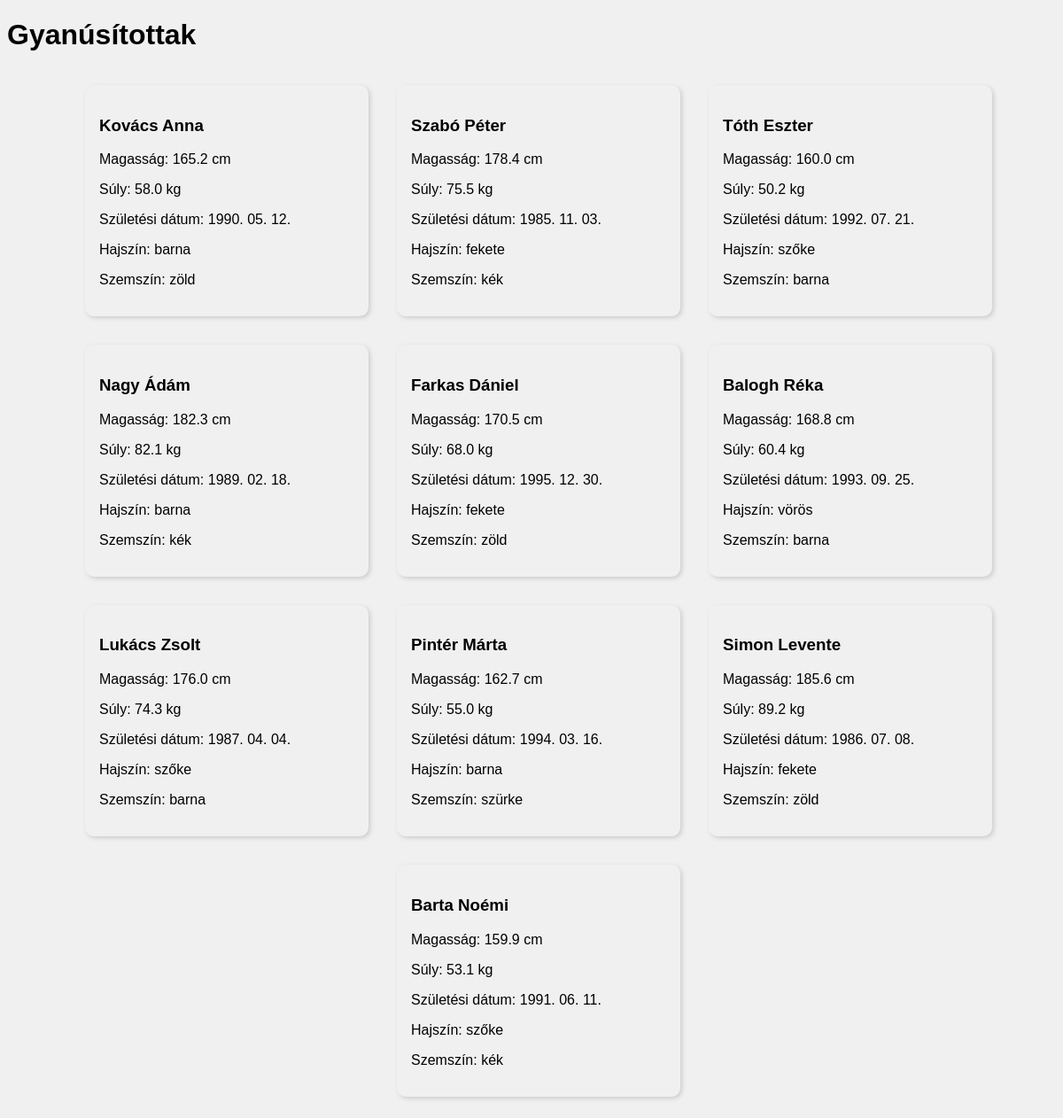
The page / on the database its author committed.
### Impostor/models.py (models this page shows)
class Subject(models.Model):
    name = models.CharField(max_length=100)
    height = models.FloatField()
    weight = models.FloatField()
    birthdate = models.DateField()
    haircolor = models.CharField(max_length=50)
    eyecolor = models.CharField(max_length=50)
    class Meta:
        db_table = 'subject'

### Impostor/views.py (the view)
# urls.py: path('', subject_list, name='subject-list'),
def subject_list(request):
    subjects = Subject.objects.all()
    return render(request, 'subject_list.html', {'subjects': subjects})

### Impostor/templates/subject_list.html (shortened to what this page needs)
<!DOCTYPE html>
<html lang="hu">
<head>
</head>
<body>
    <h1>Gyanúsítottak</h1>
    <div class="container">
        {% for s in subjects %}
        <div class="card">
            <h3>{{ s.name }}</h3>
            <p>Magasság: {{ s.height|floatformat:1 }} cm</p>
            <p>Súly: {{ s.weight|floatformat:1 }} kg</p>
            <p>Születési dátum: {{ s.birthdate|date:"Y. m. d." }}</p>
            <p>Hajszín: {{ s.haircolor }}</p>
            <p>Szemszín: {{ s.eyecolor }}</p>
        </div>
        {% endfor %}
    </div>
</body>
</html>

### Impostor/templates/subject_list.html (style rules this page uses)
* { box-sizing: border-box; }
body { font-family: sans-serif; background-color: #f0f0f0; width: 100%; min-height: 100vh; overflow-x: hidden; }
.container { display: flex; flex-wrap: wrap; justify-content: center; }
.card { background: #f0f0f0; padding: 1em; margin: 1em; border-radius: 10px; box-shadow: 2px 2px 5px #ccc; width: 300px; min-width: 20rem; }

### rows shown on the page
Subject: name "Kovács Anna", height "165.2", weight "58.0", birthdate "1990. 05. 12.", haircolor "barna", eyecolor "zöld"
Subject: name "Szabó Péter", height "178.4", weight "75.5", birthdate "1985. 11. 03.", haircolor "fekete", eyecolor "kék"
Subject: name "Tóth Eszter", height "160.0", weight "50.2", birthdate "1992. 07. 21.", haircolor "szőke", eyecolor "barna"
Subject: name "Nagy Ádám", height "182.3", weight "82.1", birthdate "1989. 02. 18.", haircolor "barna", eyecolor "kék"
Subject: name "Farkas Dániel", height "170.5", weight "68.0", birthdate "1995. 12. 30.", haircolor "fekete", eyecolor "zöld"
Subject: name "Balogh Réka", height "168.8", weight "60.4", birthdate "1993. 09. 25.", haircolor "vörös", eyecolor "barna"
Subject: name "Lukács Zsolt", height "176.0", weight "74.3", birthdate "1987. 04. 04.", haircolor "szőke", eyecolor "barna"
Subject: name "Pintér Márta", height "162.7", weight "55.0", birthdate "1994. 03. 16.", haircolor "barna", eyecolor "szürke"
Subject: name "Simon Levente", height "185.6", weight "89.2", birthdate "1986. 07. 08.", haircolor "fekete", eyecolor "zöld"
Subject: name "Barta Noémi", height "159.9", weight "53.1", birthdate "1991. 06. 11.", haircolor "szőke", eyecolor "kék"
